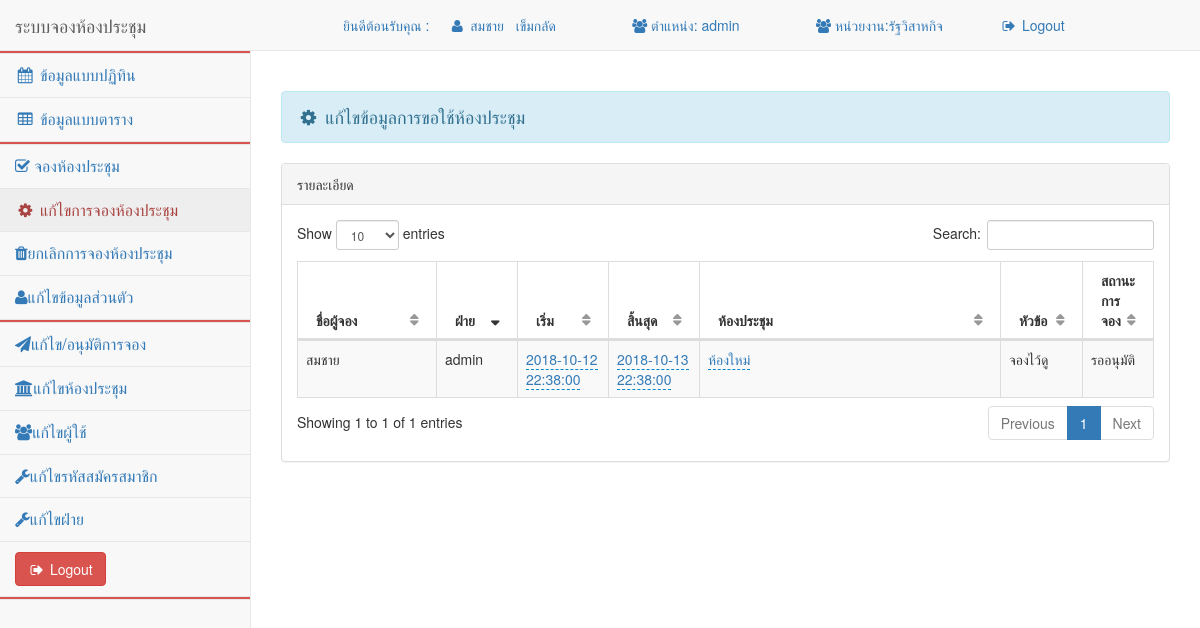
The app's page /pages/main.php?menu=edit (signed in) with its own data.
### tables this page shows
CREATE TABLE `meeting` (
  `id_Meeting` int(11) NOT NULL COMMENT 'รันออโต้ ไอดีวาระการประชุม',
  `date_S` datetime NOT NULL COMMENT 'วันที่จอง',
  `date_F` datetime NOT NULL COMMENT 'วันที่สิ้นสุด',
  `topics` varchar(200) NOT NULL COMMENT 'หัวข้อเรื่องการประชุม',
  `id_Room` int(5) NOT NULL COMMENT 'ไอดีห้องประชุม จอยเอาชื่อห้องมาแสดง',
  `id_Group` int(5) NOT NULL COMMENT 'ไอดีฝ่าย จอยเอาชื่อกลุ่มฝ่ายมาแสดง',
  `status_M` int(5) NOT NULL COMMENT 'สถานะห้อง จะมี 1=จอง และ 2=ยืนยันการจอง',
  `id_Login` int(5) NOT NULL COMMENT 'ไอดีคนที่ลอกอินเข้ามา จอยเอาชื่อมาแสดงเป็นคนที่จอง'
);

CREATE TABLE `group` (
  `id_Group` int(11) NOT NULL COMMENT 'รันออโต้ ไอดีกลุ่มฝ่าย',
  `name_Group` varchar(100) NOT NULL COMMENT 'ชื่อกลุ่มฝ่าย'
);

CREATE TABLE `room_meeting` (
  `id_Room` int(11) NOT NULL COMMENT 'รันออโต้ ไอดีห้องประชุม',
  `name_Room` varchar(100) NOT NULL COMMENT 'ชื่อห้องประชุม',
  `capacity` int(20) NOT NULL COMMENT 'ความจุของห้องประชุม จุได้กี่ที่',
  `Size` int(5) DEFAULT NULL COMMENT 'ขนาดห้อง'
);

### pages/Room-edit.php (the view, shortened to what this page needs)
<?php
$mysqli = connect();
?>
 <div class="row">
                <div class="col-lg-12">
                    <h4 class="page-header alert alert-info"><i class="fa fa-gear fa-fw"></i></i> แก้ไขข้อมูลการขอใช้ห้องประชุม</h3>
                </div>
          </div>
<div class="row">
                    <div class="col-lg-12">
<div class="row">
                <div class="col-lg-12">
                    <div class="panel panel-default">
 <div class="panel-heading">
                            รายละเอียด
                        </div>
 <?php
	$sql=" SELECT  id_Meeting , Fname , Lname , `meeting`.id_Room , name_Room , name_Group , topics , date_S , date_F , status_M ,`login`.`id_Login` FROM `meeting` LEFT JOIN `login` on  `login`.`id_Login` = `meeting`.`id_Login` LEFT JOIN `group` on `group`.`id_Group` = `meeting`.`id_Group` LEFT JOIN `room_meeting` on `room_meeting`.`id_Room` = `meeting`.`id_Room` WHERE `login`.`id_Login` = '".$_SESSION['idlogin']."' ";
    $result = $mysqli->query($sql);
		 ?>
                        <div class="panel-body">
                            <div class="dataTable_wrapper">
                                <table class="table table-striped table-bordered table-hover" id="dataTables1">
                                    <thead>
                                        <tr>
											<th width="18%" >ชื่อผู้จอง</th>
                                            <th width="10%">ฝ่าย</th>
                                            <th width="11%">เริ่ม</th>
                                            <th width="11%">สิ้นสุด</th>
                                            <th width="40%">ห้องประชุม</th>
                                            <th width="10%">หัวข้อ</th>
                                            <th width="10%">สถานะการจอง</th>
                                        </tr>
                                    </thead>
                                    <tbody>
                                    <?php
                                    while($rs=$result->fetch_object()){
										?>
                                        <tr>
										<td><?php echo $rs->Fname; $rs->Lname; ?> </td>
                                            <td><?php echo $rs->name_Group; ?></td>
                                            <td class="start-time">
      												<a href="#" id="start-time <?php echo $rs->id_Meeting ; ?>" data-url="edit-start.php" data-pk="<?php echo $rs->id_Meeting; ?>" data-value="<?php echo $rs->date_S; ?>" data-name="start-time"><?php echo $rs->date_S; ?></a>
											</td>
                                            <td class="end-time">
      												<a href="#" id="end-time <?php echo $rs->id_Meeting ; ?>" data-url="edit-end.php" data-pk="<?php echo $rs->id_Meeting; ?>" data-value="<?php echo $rs->date_F; ?>" data-name="end-time"><?php echo $rs->date_F; ?></a>
											</td>
                                            <td class="room">
      												<a href="#" id="room <?php echo $rs->id_Meeting ; ?>" data-url="edit-room.php" data-pk="<?php echo $rs->id_Meeting; ?>" data-value="<?php echo $rs->id_Room; ?>" data-name="room"><?php echo $rs->name_Room; ?></a>
											</td>
                                            <td class="center"><?php echo $rs->topics; ?> </td>
                                            <td class="center"><?php if($rs->status_M == 2) {echo "อนุมัติ";} elseif($rs->status_M == 1){echo "รออนุมัติ";}  ?></td>
                                        </tr>
                                    <?php
									}
									?>
                                    </tbody>
                                </table>
                            </div>
    </div>
                </div>
                    </div></div></div></div>

### fullcalendar.print.css (style rules this page uses)
th, td, hr, thead, tbody, .fc-row { border-color: #ccc !important; background: #fff !important; }

### records on screen
meeting: id_Login.Fname "สมชาย", id_Group.name_Group "admin", date_S "2018-10-12 22:38:00", date_F "2018-10-13 22:38:00", id_Room.name_Room "ห้องใหม่", topics "จองไว้ดู", status_M "รออนุมัติ"

### other values on screen
$_SESSION['uname'] "สมชาย"
$_SESSION['lname'] "เข็มกลัด"
$_SESSION['group'] "admin"
$_SESSION['depart'] "รัฐวิสาหกิจ"
